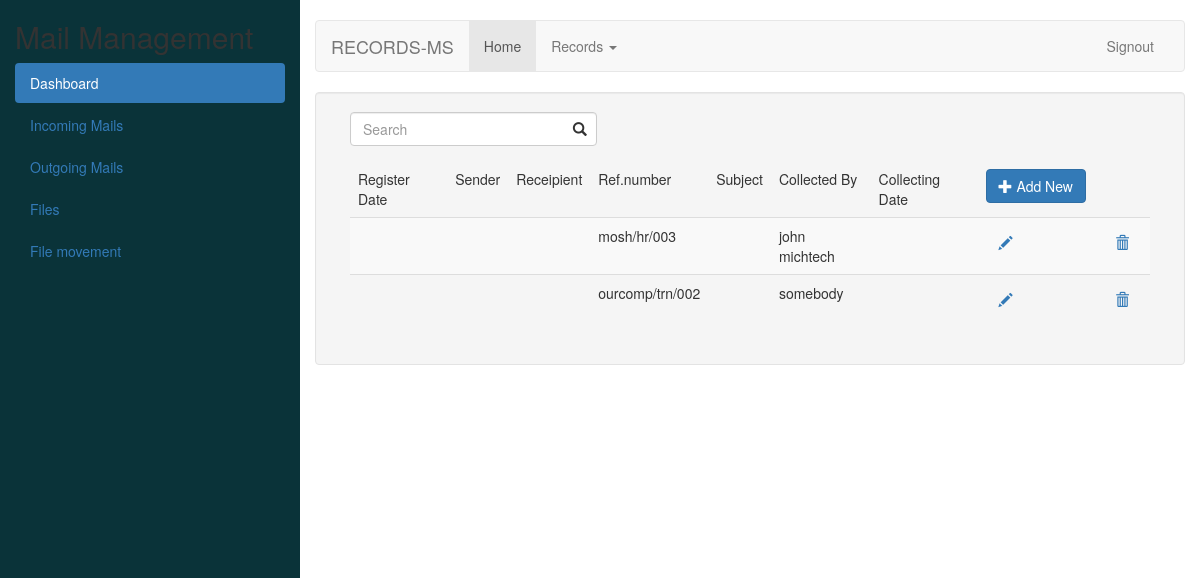
The page /outgoinglist/ on the database its author committed.
### recApp/models.py (models this page shows)
class TrackingModel(models.Model):
    created_at = models.DateTimeField(_("created at"), auto_now_add=True)
    updated_at = models.DateTimeField(_("updated at"), auto_now=True)
    class Meta:
        abstract = True

class BaseMailRecord(models.Model):
    sender = models.CharField(_("name of the sender"), max_length=156)
    ref_number = models.CharField(_("reference number"), max_length=156)
    description = models.CharField(_("description"), max_length = 156)
    class Meta:
        abstract = True

class OutGoingMail(TrackingModel, BaseMailRecord):
    mail_destination = models.CharField(_("receiver"), max_length=156)
    collected_by = models.CharField(_("collected by"), max_length=156)
    date_of_collection = models.DateField(_("date of collection"))

### recApp/views.py (the view)
# urls.py: path('outgoinglist/', views.outgoing_list, name="outgoing_list"),
def outgoing_list(request):
    if 'q' in request.GET:
        q= request.GET['q']
        multiple_q = Q(Q(collected_by__icontains = q) )
        outgoing_recs = OutGoingMail.objects.filter(multiple_q)
    else:
        outgoing_recs = OutGoingMail.objects.all()
    context = {
        'outgoing_list': outgoing_recs
    }
    return render(request, 'records/outgoinglist.html', context)

### recApp/templates/records/outgoinglist.html (shortened to what this page needs)
{% extends 'records/base.html' %}
{% block content %}
<form method="get" action="" autocomplete="off">
    <div class="col-sm-4">
        <div class="form-group has-feedback has-search ">
            <input type="text", name="q" class="form-control" placeholder="Search">
        </div>
    </div>
</form>
<div class="container-fluid">
    <table class="table table-striped">
        <thead class="border-bottom font-weight-bold">
            <tr>
                <td>Register Date</td>
                <td>Sender</td>
                <td>Receipient</td>
                <td>Ref.number</td>
                <td>Subject</td>
                <td>Collected By</td>
                <td>Collecting Date</td>
                <td>
                    <a href="{% url 'outgoing_form' %}" >
                        <button type="button" class="btn btn-primary"><i class="glyphicon glyphicon-plus" aria-hidden="true"></i> Add New</button>
                    </a>
                </td>
            </tr>
        </thead>
        <tbody>
            {% for record in outgoing_list %}
                <tr>
                    <td>{{record.register_date}}</td>
                    <td>{{record.mail_sender}}</td>
                    <td>{{record.mail_receiver}}</td>
                    <td>{{record.ref_number}}</td>
                    <td>{{record.subject}}</td>
                    <td>{{record.collected_by}}</td>
                    <td>{{record.collecting_date}}</td>
                    <td>
                        <a href="{% url 'outgoing_update' record.id %}" class="btn text-secondary px-0">
                            <i class="glyphicon glyphicon-pencil" aria-hidden="true"></i>
                        </a>
                    </td>
                    <td>
                        <a href="{% url 'outgoing_delete' record.id %}" class="btn text-secondary px-0">
                            <i class="glyphicon glyphicon-trash" aria-hidden="true"></i>
                        </a>
                    </td>
                </tr>
            {% endfor %}
        </tbody>
    </table>
    </div>
{% endblock content %}

### rows shown on the page
OutGoingMail: ref_number "mosh/hr/003", collected_by "john michtech"
OutGoingMail: ref_number "ourcomp/trn/002", collected_by "somebody"
